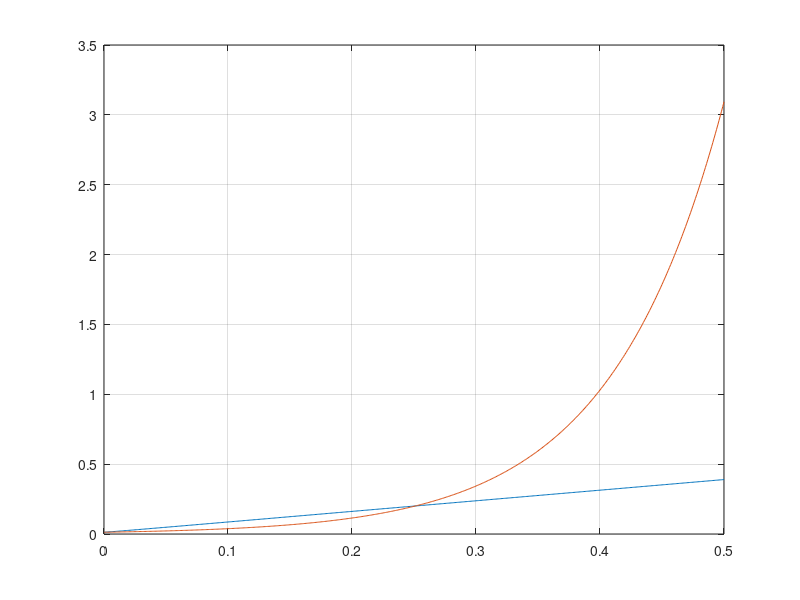
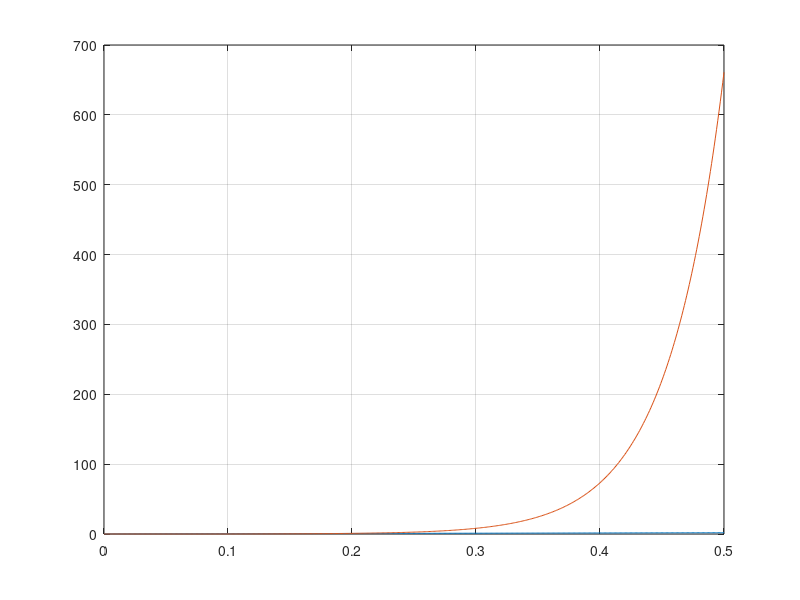

Source code (MATLAB) for these figures, in order:
%Compare effective cutoff frequency of conical horn along its length 

z = [0:1e-3:0.5]; %horn axis
A0 = pi*(25.4e-3/2)^2; %1" throat
fc = 600; %Cutoff of exponential
C = 343; %speed of sound
ke = 4*pi*fc/C;
theta_i = deg2rad(60);

%Plot horns over 1m
kc1 = tan(theta_i/2)*sqrt(4*pi*A0);
kc2 = pi*tan(theta_i/2);
A_conic = A0+kc1.*z+kc2*z.^2; 
r_conic =  sqrt(A_conic/pi);
A_exp = A0*e.^(ke.*z);  
r_exp =  sqrt(A_exp/pi);

%Calculate gradient of horns area
g_conic = gradient(A_conic, 1e-3);
g_exp = gradient(A_exp, 1e-3);

%Analytical gradient calculation
ga_conic = kc1+2*kc2*z;
ga_exp = A0*ke*e.^(ke.*z)

%plot horns
figure(1)
plot(z,r_conic);
hold;
plot(z,r_exp);
hold off;
grid;

%plot horns
figure(2)
plot(z,ga_conic);
hold;
plot(z,ga_exp);
hold off;
grid;
